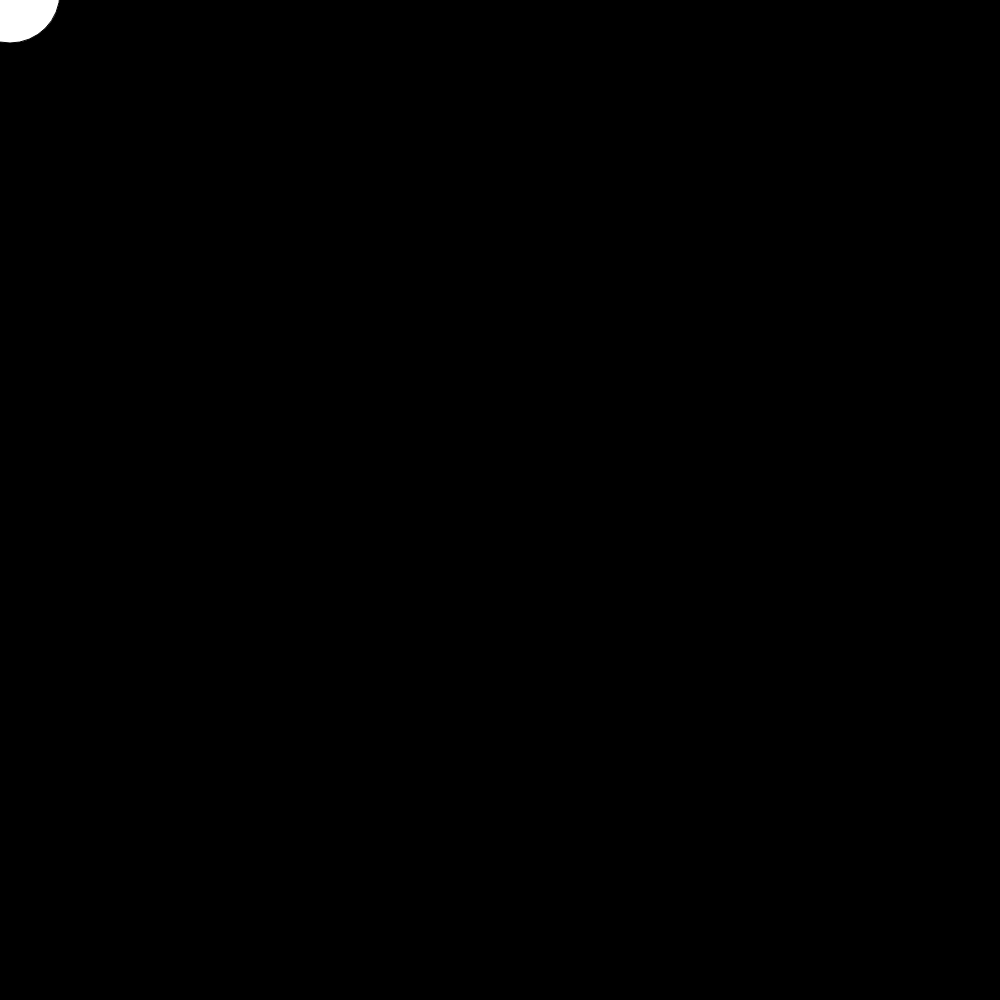
Frame 1 (no input)
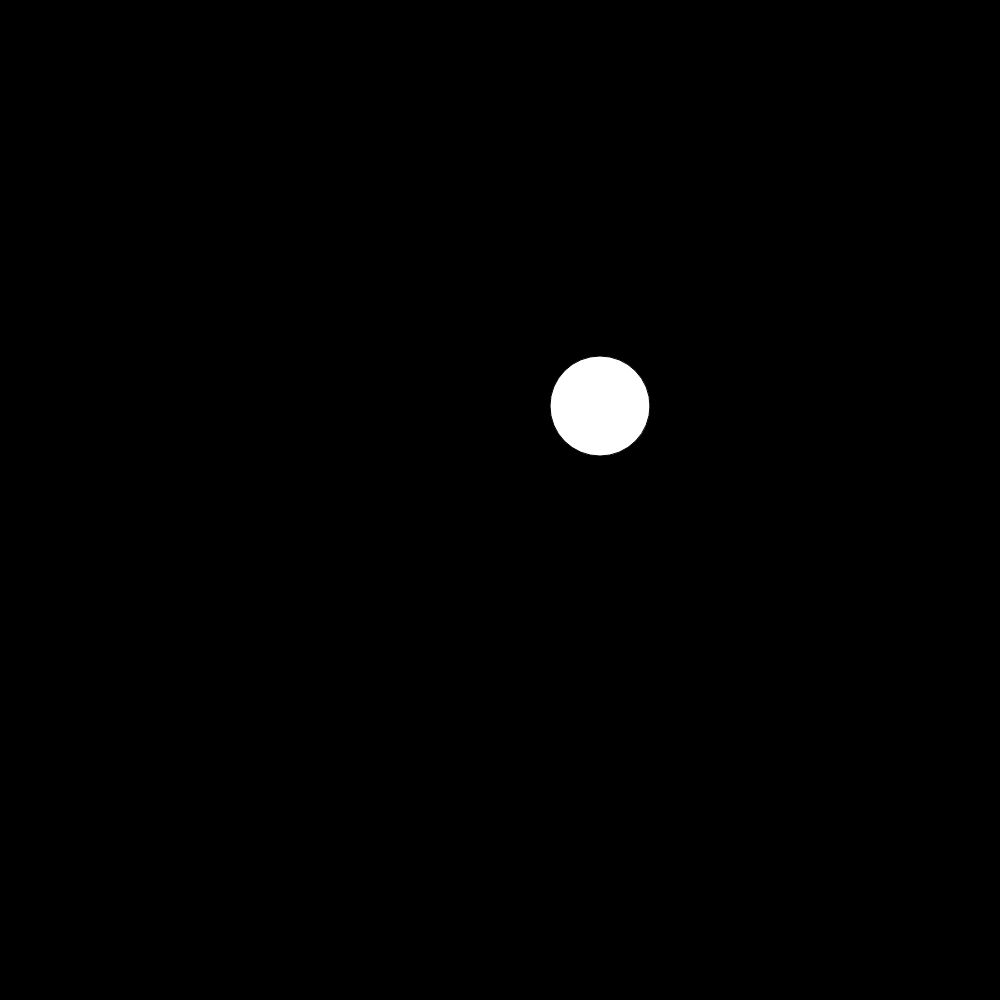
Frame 60 (no input)
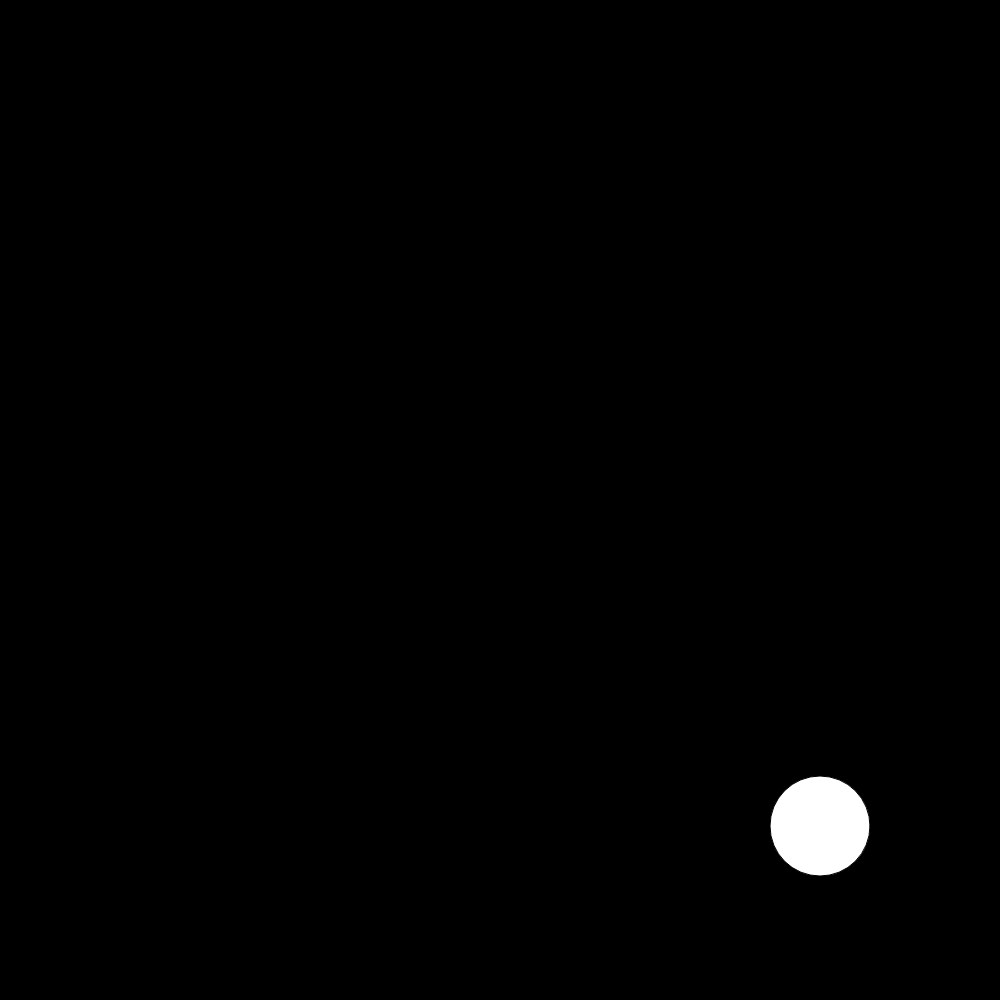
Frame 120 (the mouse pressed at the canvas centre since frame 60)

The p5.js sketch that drew these frames (run headless with seeded random() and noise() and a simulated clock; from frame 60 on, the mouse is pressed at the canvas centre):

// p5.js sketch
// ── sketch.js
var pageHeight = window.innerHeight;
var pageWidth = window.innerHeight;

var ball = {
    x: 0,
    y: 0,
    xspeed: 10,
    yspeed: -7
}


function setup() {
    createCanvas(pageWidth, pageHeight);
}

function draw() {
    background(0);


    if (ball.x > width || ball.x < 0){
        ball.xspeed = ball.xspeed * -1;
    }

    if (ball.y > height || ball.y < 0){
        ball.yspeed = ball.yspeed * -1;
    }


    ball.x = ball.x + ball.xspeed;
    ball.y = ball.y + ball.yspeed;

    ellipse(ball.x, ball.y, 100, 100);
}
